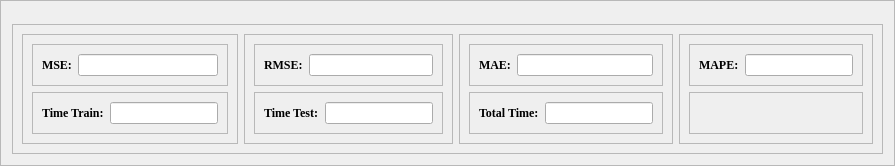
     <widget class="QFrame" name="frame_output">
      <property name="font">
       <font>
        <family>Times New Roman</family>
       </font>
      </property>
      <property name="frameShape">
       <enum>QFrame::StyledPanel</enum>
      </property>
      <property name="frameShadow">
       <enum>QFrame::Raised</enum>
      </property>
      <layout class="QVBoxLayout" name="verticalLayout_2">
       <item>
        <widget class="QFrame" name="frame_plotcsv">
         <property name="sizePolicy">
          <sizepolicy hsizetype="Expanding" vsizetype="Preferred">
           <horstretch>0</horstretch>
           <verstretch>0</verstretch>
          </sizepolicy>
         </property>
         <property name="font">
          <font>
           <family>Times New Roman</family>
          </font>
         </property>
         <property name="frameShape">
          <enum>QFrame::StyledPanel</enum>
         </property>
         <property name="frameShadow">
          <enum>QFrame::Raised</enum>
         </property>
        </widget>
       </item>
       <item>
        <widget class="QFrame" name="frame_plotpredict">
         <property name="sizePolicy">
          <sizepolicy hsizetype="Expanding" vsizetype="Preferred">
           <horstretch>0</horstretch>
           <verstretch>0</verstretch>
          </sizepolicy>
         </property>
         <property name="font">
          <font>
           <family>Times New Roman</family>
          </font>
         </property>
         <property name="frameShape">
          <enum>QFrame::StyledPanel</enum>
         </property>
         <property name="frameShadow">
          <enum>QFrame::Raised</enum>
         </property>
        </widget>
       </item>
       <item>
        <widget class="QFrame" name="frame_showdetail">
         <property name="font">
          <font>
           <family>Times New Roman</family>
          </font>
         </property>
         <property name="frameShape">
          <enum>QFrame::StyledPanel</enum>
         </property>
         <property name="frameShadow">
          <enum>QFrame::Raised</enum>
         </property>
         <layout class="QHBoxLayout" name="horizontalLayout_2">
          <item>
           <widget class="QFrame" name="frame">
            <property name="font">
             <font>
              <family>Times New Roman</family>
             </font>
            </property>
            <property name="frameShape">
             <enum>QFrame::StyledPanel</enum>
            </property>
            <property name="frameShadow">
             <enum>QFrame::Raised</enum>
            </property>
            <layout class="QVBoxLayout" name="verticalLayout_3">
             <item>
              <widget class="QFrame" name="frame_mse">
               <property name="font">
                <font>
                 <family>Times New Roman</family>
                </font>
               </property>
               <property name="frameShape">
                <enum>QFrame::StyledPanel</enum>
               </property>
               <property name="frameShadow">
                <enum>QFrame::Raised</enum>
               </property>
               <layout class="QHBoxLayout" name="horizontalLayout_3">
                <item>
                 <widget class="QLabel" name="label_mseresult">
                  <property name="sizePolicy">
                   <sizepolicy hsizetype="Fixed" vsizetype="Preferred">
                    <horstretch>0</horstretch>
                    <verstretch>0</verstretch>
                   </sizepolicy>
                  </property>
                  <property name="font">
                   <font>
                    <family>Times New Roman</family>
                    <weight>75</weight>
                    <bold>true</bold>
                   </font>
                  </property>
                  <property name="text">
                   <string>MSE:</string>
                  </property>
                 </widget>
                </item>
                <item>
                 <widget class="QLineEdit" name="line_mseresult">
                  <property name="sizePolicy">
                   <sizepolicy hsizetype="Expanding" vsizetype="Fixed">
                    <horstretch>0</horstretch>
                    <verstretch>0</verstretch>
                   </sizepolicy>
                  </property>
                  <property name="font">
                   <font>
                    <family>Times New Roman</family>
                   </font>
                  </property>
                  <property name="readOnly">
                   <bool>true</bool>
                  </property>
                 </widget>
                </item>
               </layout>
              </widget>
             </item>
             <item>
              <widget class="QFrame" name="frame_timetrain">
               <property name="font">
                <font>
                 <family>Times New Roman</family>
                </font>
               </property>
               <property name="frameShape">
                <enum>QFrame::StyledPanel</enum>
               </property>
               <property name="frameShadow">
                <enum>QFrame::Raised</enum>
               </property>
               <layout class="QHBoxLayout" name="horizontalLayout_18">
                <item>
                 <widget class="QLabel" name="label_timetrainresult">
                  <property name="sizePolicy">
                   <sizepolicy hsizetype="Fixed" vsizetype="Preferred">
                    <horstretch>0</horstretch>
                    <verstretch>0</verstretch>
                   </sizepolicy>
                  </property>
                  <property name="font">
                   <font>
                    <family>Times New Roman</family>
                    <weight>75</weight>
                    <bold>true</bold>
                   </font>
                  </property>
                  <property name="text">
                   <string>Time Train:</string>
                  </property>
                 </widget>
                </item>
                <item>
                 <widget class="QLineEdit" name="line_timetrainresult">
                  <property name="sizePolicy">
                   <sizepolicy hsizetype="Expanding" vsizetype="Fixed">
                    <horstretch>0</horstretch>
                    <verstretch>0</verstretch>
                   </sizepolicy>
                  </property>
                  <property name="font">
                   <font>
                    <family>Times New Roman</family>
                   </font>
                  </property>
                  <property name="readOnly">
                   <bool>true</bool>
                  </property>
                 </widget>
                </item>
               </layout>
              </widget>
             </item>
            </layout>
           </widget>
          </item>
          <item>
           <widget class="QFrame" name="frame_2">
            <property name="font">
             <font>
              <family>Times New Roman</family>
             </font>
            </property>
            <property name="frameShape">
             <enum>QFrame::StyledPanel</enum>
            </property>
            <property name="frameShadow">
             <enum>QFrame::Raised</enum>
            </property>
            <layout class="QVBoxLayout" name="verticalLayout_4">
             <item>
              <widget class="QFrame" name="frame_rmse">
               <property name="font">
                <font>
                 <family>Times New Roman</family>
                </font>
               </property>
               <property name="frameShape">
                <enum>QFrame::StyledPanel</enum>
               </property>
               <property name="frameShadow">
                <enum>QFrame::Raised</enum>
               </property>
               <layout class="QHBoxLayout" name="horizontalLayout_13">
                <item>
                 <widget class="QLabel" name="label_rmseresult">
                  <property name="sizePolicy">
                   <sizepolicy hsizetype="Fixed" vsizetype="Preferred">
                    <horstretch>0</horstretch>
                    <verstretch>0</verstretch>
                   </sizepolicy>
                  </property>
                  <property name="font">
                   <font>
                    <family>Times New Roman</family>
                    <weight>75</weight>
                    <bold>true</bold>
                   </font>
                  </property>
                  <property name="text">
                   <string>RMSE:</string>
                  </property>
                 </widget>
                </item>
                <item>
                 <widget class="QLineEdit" name="line_rmseresult">
                  <property name="sizePolicy">
                   <sizepolicy hsizetype="Expanding" vsizetype="Fixed">
                    <horstretch>0</horstretch>
                    <verstretch>0</verstretch>
                   </sizepolicy>
                  </property>
                  <property name="font">
                   <font>
                    <family>Times New Roman</family>
                   </font>
                  </property>
                  <property name="readOnly">
                   <bool>true</bool>
                  </property>
                 </widget>
                </item>
               </layout>
              </widget>
             </item>
             <item>
              <widget class="QFrame" name="frame_timetest">
               <property name="font">
                <font>
                 <family>Times New Roman</family>
                </font>
               </property>
               <property name="frameShape">
                <enum>QFrame::StyledPanel</enum>
               </property>
               <property name="frameShadow">
                <enum>QFrame::Raised</enum>
               </property>
               <layout class="QHBoxLayout" name="horizontalLayout_17">
                <item>
                 <widget class="QLabel" name="label_timetestresult">
                  <property name="sizePolicy">
                   <sizepolicy hsizetype="Fixed" vsizetype="Preferred">
                    <horstretch>0</horstretch>
                    <verstretch>0</verstretch>
                   </sizepolicy>
                  </property>
                  <property name="font">
                   <font>
                    <family>Times New Roman</family>
                    <weight>75</weight>
                    <bold>true</bold>
                   </font>
                  </property>
                  <property name="text">
                   <string>Time Test:</string>
                  </property>
                 </widget>
                </item>
                <item>
                 <widget class="QLineEdit" name="line_timetestresult">
                  <property name="sizePolicy">
                   <sizepolicy hsizetype="Expanding" vsizetype="Fixed">
                    <horstretch>0</horstretch>
                    <verstretch>0</verstretch>
                   </sizepolicy>
                  </property>
                  <property name="font">
                   <font>
                    <family>Times New Roman</family>
                   </font>
                  </property>
                  <property name="text">
                   <string/>
                  </property>
                  <property name="readOnly">
                   <bool>true</bool>
                  </property>
                 </widget>
                </item>
               </layout>
              </widget>
             </item>
            </layout>
           </widget>
          </item>
          <item>
           <widget class="QFrame" name="frame_3">
            <property name="font">
             <font>
              <family>Times New Roman</family>
             </font>
            </property>
            <property name="frameShape">
             <enum>QFrame::StyledPanel</enum>
            </property>
            <property name="frameShadow">
             <enum>QFrame::Raised</enum>
            </property>
            <layout class="QVBoxLayout" name="verticalLayout_5">
             <item>
              <widget class="QFrame" name="frame_mae">
               <property name="font">
                <font>
                 <family>Times New Roman</family>
                </font>
               </property>
               <property name="frameShape">
                <enum>QFrame::StyledPanel</enum>
               </property>
               <property name="frameShadow">
                <enum>QFrame::Raised</enum>
               </property>
               <layout class="QHBoxLayout" name="horizontalLayout_14">
                <item>
                 <widget class="QLabel" name="label_maeresult">
                  <property name="sizePolicy">
                   <sizepolicy hsizetype="Fixed" vsizetype="Preferred">
                    <horstretch>0</horstretch>
                    <verstretch>0</verstretch>
                   </sizepolicy>
                  </property>
                  <property name="font">
                   <font>
                    <family>Times New Roman</family>
                    <weight>75</weight>
                    <bold>true</bold>
                   </font>
                  </property>
                  <property name="text">
                   <string>MAE:</string>
                  </property>
                 </widget>
                </item>
                <item>
                 <widget class="QLineEdit" name="line_maeresult">
                  <property name="sizePolicy">
                   <sizepolicy hsizetype="Expanding" vsizetype="Fixed">
                    <horstretch>0</horstretch>
                    <verstretch>0</verstretch>
                   </sizepolicy>
                  </property>
                  <property name="font">
                   <font>
                    <family>Times New Roman</family>
                   </font>
                  </property>
                  <property name="readOnly">
                   <bool>true</bool>
                  </property>
                 </widget>
                </item>
               </layout>
              </widget>
             </item>
             <item>
              <widget class="QFrame" name="frame_totaltime">
               <property name="font">
                <font>
                 <family>Times New Roman</family>
                </font>
               </property>
               <property name="frameShape">
                <enum>QFrame::StyledPanel</enum>
               </property>
               <property name="frameShadow">
                <enum>QFrame::Raised</enum>
               </property>
               <layout class="QHBoxLayout" name="horizontalLayout_16">
                <item>
                 <widget class="QLabel" name="label_totaltime">
                  <property name="sizePolicy">
                   <sizepolicy hsizetype="Fixed" vsizetype="Preferred">
                    <horstretch>0</horstretch>
                    <verstretch>0</verstretch>
                   </sizepolicy>
                  </property>
                  <property name="font">
                   <font>
                    <family>Times New Roman</family>
                    <weight>75</weight>
                    <bold>true</bold>
                   </font>
                  </property>
                  <property name="text">
                   <string>Total Time:</string>
                  </property>
                 </widget>
                </item>
                <item>
                 <widget class="QLineEdit" name="line_totaltime">
                  <property name="sizePolicy">
                   <sizepolicy hsizetype="Expanding" vsizetype="Fixed">
                    <horstretch>0</horstretch>
                    <verstretch>0</verstretch>
                   </sizepolicy>
                  </property>
                  <property name="font">
                   <font>
                    <family>Times New Roman</family>
                   </font>
                  </property>
                  <property name="text">
                   <string/>
                  </property>
                  <property name="readOnly">
                   <bool>true</bool>
                  </property>
                 </widget>
                </item>
               </layout>
              </widget>
             </item>
            </layout>
           </widget>
          </item>
          <item>
           <widget class="QFrame" name="frame_4">
            <property name="font">
             <font>
              <family>Times New Roman</family>
             </font>
            </property>
            <property name="frameShape">
             <enum>QFrame::StyledPanel</enum>
            </property>
            <property name="frameShadow">
             <enum>QFrame::Raised</enum>
            </property>
            <layout class="QVBoxLayout" name="verticalLayout_6">
             <item>
              <widget class="QFrame" name="frame_mape">
               <property name="font">
                <font>
                 <family>Times New Roman</family>
                </font>
               </property>
               <property name="frameShape">
                <enum>QFrame::StyledPanel</enum>
               </property>
               <property name="frameShadow">
                <enum>QFrame::Raised</enum>
               </property>
               <layout class="QHBoxLayout" name="horizontalLayout_15">
                <item>
                 <widget class="QLabel" name="label_maperesult">
                  <property name="sizePolicy">
                   <sizepolicy hsizetype="Fixed" vsizetype="Preferred">
                    <horstretch>0</horstretch>
                    <verstretch>0</verstretch>
                   </sizepolicy>
                  </property>
                  <property name="font">
                   <font>
                    <family>Times New Roman</family>
                    <weight>75</weight>
                    <bold>true</bold>
                   </font>
                  </property>
                  <property name="text">
                   <string>MAPE:</string>
                  </property>
                 </widget>
                </item>
                <item>
                 <widget class="QLineEdit" name="line_maperesult">
                  <property name="sizePolicy">
                   <sizepolicy hsizetype="Expanding" vsizetype="Fixed">
                    <horstretch>0</horstretch>
                    <verstretch>0</verstretch>
                   </sizepolicy>
                  </property>
                  <property name="font">
                   <font>
                    <family>Times New Roman</family>
                   </font>
                  </property>
                  <property name="readOnly">
                   <bool>true</bool>
                  </property>
                 </widget>
                </item>
               </layout>
              </widget>
             </item>
             <item>
              <widget class="QFrame" name="frame_empty">
               <property name="font">
                <font>
                 <family>Times New Roman</family>
                </font>
               </property>
               <property name="frameShape">
                <enum>QFrame::StyledPanel</enum>
               </property>
               <property name="frameShadow">
                <enum>QFrame::Raised</enum>
               </property>
              </widget>
             </item>
            </layout>
           </widget>
          </item>
         </layout>
        </widget>
       </item>
      </layout>
     </widget>
